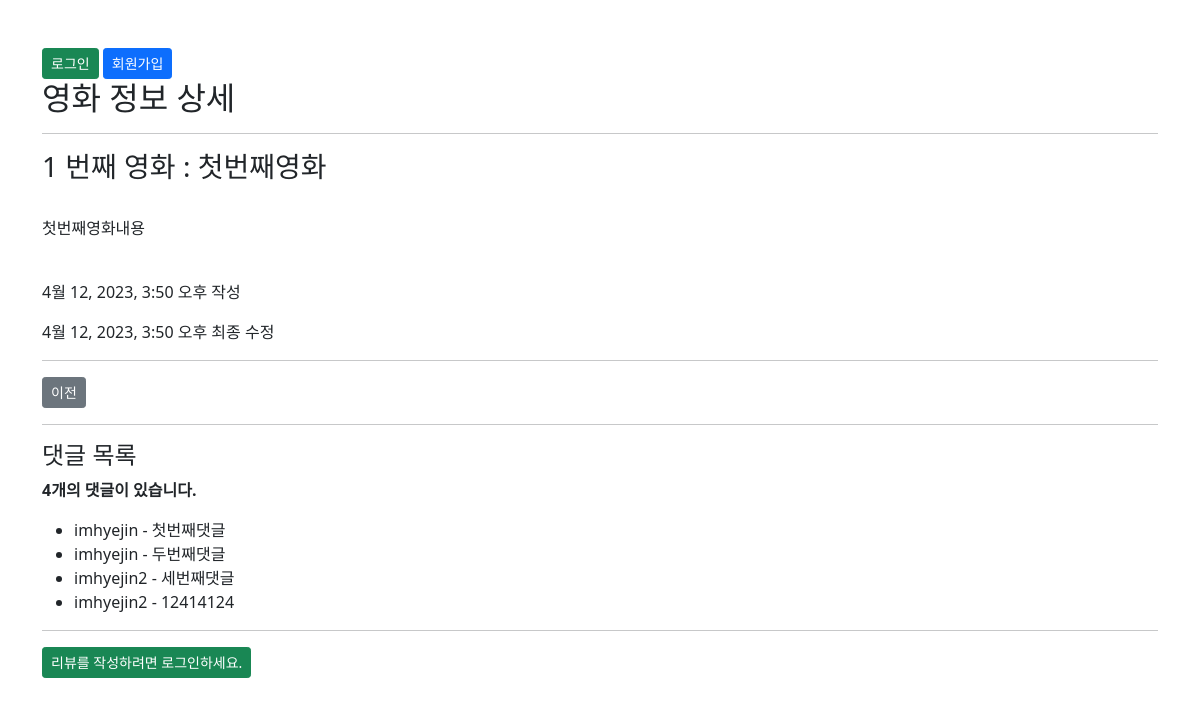
/movies/1/, run on the app's committed database.
### movies/models.py (models this page shows, shortened)
class Movie(models.Model):
    like_users = models.ManyToManyField(settings.AUTH_USER_MODEL, related_name="like_movies")
    hate_users = models.ManyToManyField(settings.AUTH_USER_MODEL, related_name="hate_movies")
    user = models.ForeignKey(settings.AUTH_USER_MODEL, on_delete=models.CASCADE)
    title = models.CharField(max_length=10)
    content = models.TextField()
    created_at = models.DateTimeField(auto_now_add=True)
    updated_at = models.DateTimeField(auto_now=True)

class Comment(models.Model):
    movie = models.ForeignKey(Movie, on_delete=models.CASCADE)
    user = models.ForeignKey(settings.AUTH_USER_MODEL, on_delete=models.CASCADE)
    content = models.CharField(max_length=200)
    created_at = models.DateTimeField(auto_now_add=True)
    updated_at = models.DateTimeField(auto_now=True)

### accounts/models.py (models this page shows)
class User(AbstractUser):
    followings = models.ManyToManyField('self', symmetrical=False, related_name="followers")

### movies/views.py (the view)
# urls.py: path("<int:pk>/", views.detail, name="detail"),
@require_safe
def detail(request, pk):
    movie = get_object_or_404(Movie, pk=pk)
    comment_form = CommentForm()
    comments = movie.comment_set.all()
    context = {
        "movie": movie,
        "comment_form": comment_form,
        "comments": comments,
    }
    return render(request, "movies/detail.html", context)

### movies/templates/movies/detail.html (shortened to what this page needs)
{% extends 'base.html' %}
{% load bootstrap5 %}
{% block content %}
  <h2>영화 정보 상세</h2>
  <hr>
  <h3>{{ movie.pk }} 번째 영화 : {{ movie.title }}</h3>
  <br>
  <p>{{ movie.content }}</p>
  <br>
  <p>{{ movie.created_at }} 작성</p>
  <p>{{ movie.updated_at }} 최종 수정</p>
  <hr>
  <div class="d-flex">
    <a href="{% url 'movies:index' %}" class="btn btn-secondary btn-sm">이전</a>
  </div>
  <hr>
  <h4>댓글 목록</h4>
  {% if comments %}
    <p><b>{{ comments|length }}개의 댓글이 있습니다.</b></p>
  {% endif %}
  <ul>
    {% for comment in comments %}
      <li>
        {{ comment.user }} - {{ comment.content }}
      </li>
    {% empty %}
      <li>댓글이 없어요..!</li>
    {% endfor %}
  </ul>
  <hr>
  {% if request.user.is_authenticated %}
    <form action="{% url 'movies:comments_create' movie.pk %}" method="POST">
      {% csrf_token %}
      {% bootstrap_form comment_form %}
      <input type="submit" value="작성" class="btn btn-primary btn-sm">
    </form>
  {% else %}
    <a href="{% url 'accounts:login' %}" class="btn btn-success btn-sm">리뷰를 작성하려면 로그인하세요.</a>
  {% endif %}
{% endblock content %}

### data on the page
Movie: pk "1", title "첫번째영화", content "첫번째영화내용", created_at "4월 12, 2023, 3:50 오후", updated_at "4월 12, 2023, 3:50 오후"
Comment: user "imhyejin", content "첫번째댓글"
Comment: user "imhyejin", content "두번째댓글"
Comment: user "imhyejin2", content "세번째댓글"
Comment: user "imhyejin2", content "12414124"

### other printed values
{{ comments|length }} "4"
